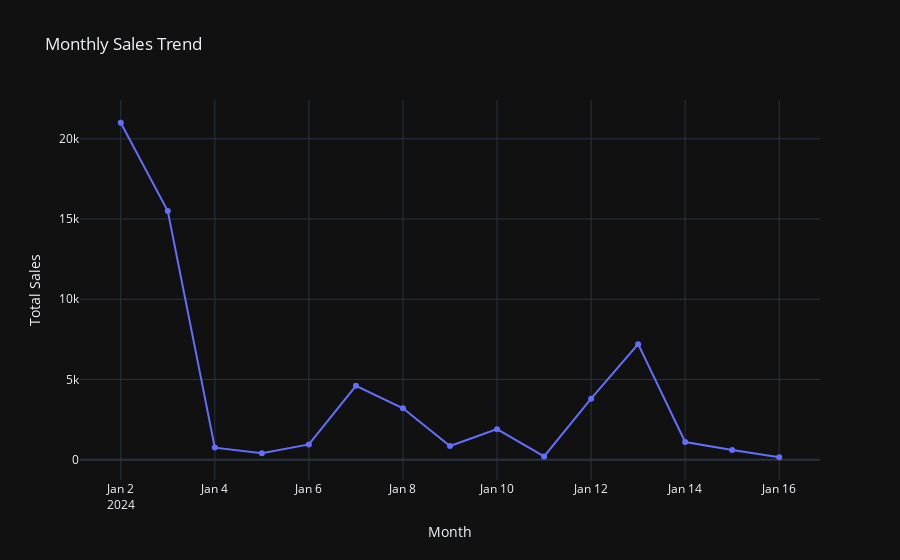

Notebook code for this chart:
### Code cell
sales = pd.DataFrame(list(mongo_db['Sales'].find()))
details = pd.DataFrame(list(mongo_db['SaleDetails'].find()))

df = details.merge(sales, on= 'SaleID')

df['Date'] = pd.to_datetime(df['SaleDate'])
df["Day"] = df["Date"].dt.to_period("D")
days = df.groupby("Day")["TotalAmount"].sum()

fig = go.Figure()
fig = px.line(
    days,
    x=days.index.astype(str),
    y=days.values,
    markers=True,
    title="Monthly Sales Trend",
    template="plotly_dark"
)

fig.update_layout(xaxis_title="Month", yaxis_title="Total Sales")
fig.show()

### Figure 1 — Plotly figure (JSON) as saved in the notebook; plotly's stock layout.template omitted (floating-point values rounded to 4 significant figures)
{"data": [{"hovertemplate": "x=%{x}<br>y=%{y}<extra></extra>", "legendgroup": "", "line": {"color": "#636efa", "dash": "solid"}, "marker": {"symbol": "circle"}, "mode": "lines+markers", "name": "", "orientation": "v", "showlegend": false, "type": "scatter", "x": ["2024-01-02", "2024-01-03", "2024-01-04", "2024-01-05", "2024-01-06", "2024-01-07", "2024-01-08", "2024-01-09", "2024-01-10", "2024-01-11", "2024-01-12", "2024-01-13", "2024-01-14", "2024-01-15", "2024-01-16"], "xaxis": "x", "y": [21000.0, 15500.0, 750.0, 400.0, 950.0, 4600.0, 3200.0, 850.0, 1900.0, 200.0, 3800.0, 7200.0, 1100.0, 600.0, 150.0], "yaxis": "y"}], "layout": {"legend": {"tracegroupgap": 0}, "title": {"text": "Monthly Sales Trend"}, "xaxis": {"anchor": "y", "domain": [0, 1], "title": {"text": "Month"}}, "yaxis": {"anchor": "x", "domain": [0, 1], "title": {"text": "Total Sales"}}}}
